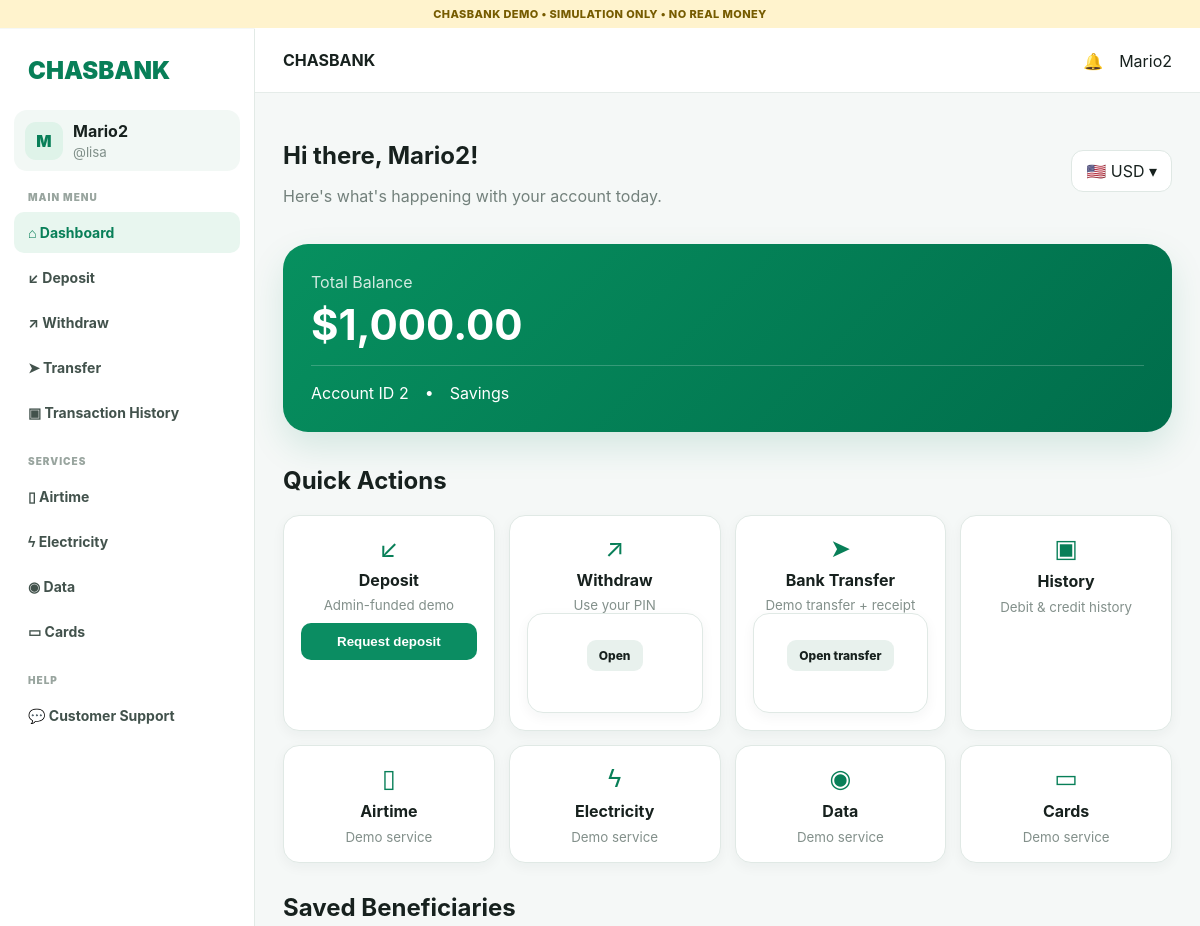
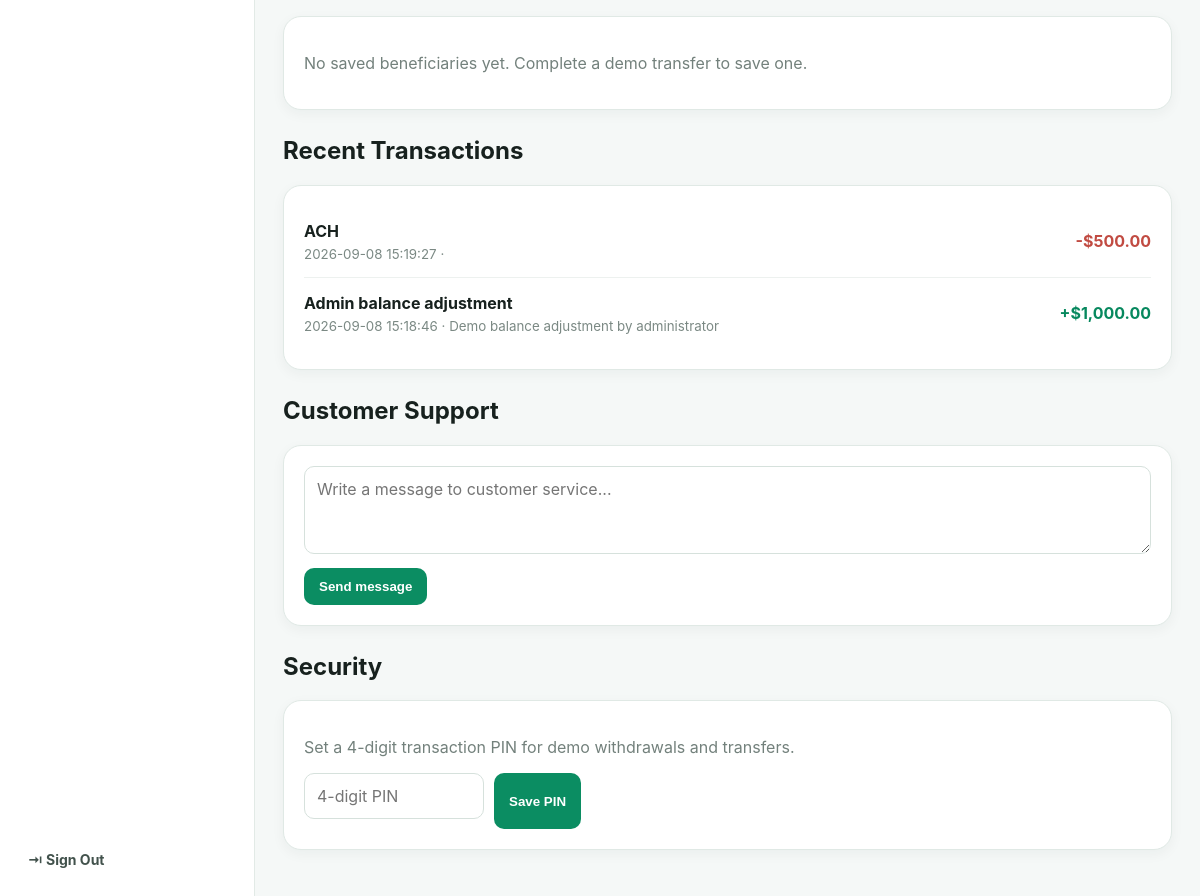
/dashboard (signed in), run on the app's committed database (2 pictures, top to bottom).
### tables this page shows
CREATE TABLE users(
      id INTEGER PRIMARY KEY AUTOINCREMENT,
      username TEXT UNIQUE NOT NULL,
      name TEXT NOT NULL,
      password_hash TEXT NOT NULL,
      pin_hash TEXT,
      balance REAL NOT NULL DEFAULT 0,
      status TEXT NOT NULL DEFAULT 'active',
      created_at TEXT NOT NULL
    );

CREATE TABLE transactions(
      id INTEGER PRIMARY KEY AUTOINCREMENT,
      user_id INTEGER NOT NULL,
      kind TEXT NOT NULL,
      amount REAL NOT NULL,
      direction TEXT NOT NULL,
      status TEXT NOT NULL DEFAULT 'completed',
      note TEXT,
      created_at TEXT NOT NULL
    );

### app.py (the view)
@app.route("/dashboard")
def dashboard():
    if not login_required(): return redirect(url_for("login"))
    u = user()
    if u and u["username"] == "admin": return redirect(url_for("admin"))
    c = conn()
    tx = c.execute("SELECT * FROM transactions WHERE user_id=? ORDER BY id DESC LIMIT 8", (u["id"],)).fetchall()
    msgs = c.execute("SELECT * FROM messages WHERE user_id=? ORDER BY id DESC LIMIT 8", (u["id"],)).fetchall()
    beneficiaries = c.execute("SELECT * FROM beneficiaries WHERE user_id=? ORDER BY id DESC", (u["id"],)).fetchall()
    c.close()
    return render_template("dashboard.html", tx=tx, msgs=msgs, beneficiaries=beneficiaries, banks=DEMO_BANKS)

### app.py (called while the page is built)
def conn():
    c = sqlite3.connect(DB)
    c.row_factory = sqlite3.Row
    return c

def user():
    uid = session.get("uid")
    if not uid:
        return None
    c = conn(); u = c.execute("SELECT * FROM users WHERE id=?", (uid,)).fetchone(); c.close()
    return u

@app.context_processor
def inject():
    return {"user": user()}

def login_required():
    return user() is not None

### templates/dashboard.html (shortened to what this page needs)
{% set show_app = true %}
{% extends "base.html" %}{% block content %}
<div class="welcome"><div><h1>Hi there, {{user["name"]}}!</h1><p class="muted">Here's what's happening with your account today.</p></div><div class="currency">🇺🇸 USD ▾</div></div>
<div class="balance"><span>Total Balance</span><strong>${{"{:,.2f}".format(user["balance"])}}</strong><div class="acct">Account ID {{user["id"]}}　•　Savings</div></div>
<h2>Quick Actions</h2>
<div class="actions">
<div class="action-card" id="deposit"><div class="action-icon">↙</div><b>Deposit</b><small>Admin-funded demo</small><form method="post" action="/action/deposit"><button class="btn full">Request deposit</button></form></div>
<div class="action-card" id="withdraw"><div class="action-icon">↗</div><b>Withdraw</b><small>Use your PIN</small><details><summary class="mini">Open</summary></details></div>
<div class="action-card" id="transfer"><div class="action-icon">➤</div><b>Bank Transfer</b><small>Demo transfer + receipt</small><details><summary class="mini">Open transfer</summary></details></div>
<a class="actionlink" href="/history"><div class="action-icon">▣</div><b>History</b><small>Debit & credit history</small></a>
<a class="actionlink" href="#support"><div class="action-icon">▯</div><b>Airtime</b><small>Demo service</small></a><a class="actionlink" href="#support"><div class="action-icon">ϟ</div><b>Electricity</b><small>Demo service</small></a><a class="actionlink" href="#support"><div class="action-icon">◉</div><b>Data</b><small>Demo service</small></a><a class="actionlink" href="#support"><div class="action-icon">▭</div><b>Cards</b><small>Demo service</small></a>
</div>
<h2>Saved Beneficiaries</h2><div class="card">{% for b in beneficiaries %}<div class="row"><div><b>{{b["beneficiary_name"]}}</b><small>{{b["bank_name"]}} · Routing {{b["routing_code"]}} · A/C {{b["account_number"]}}</small></div><form method="post" action="/beneficiary/delete/{{b['id']}}"><button class="danger">Remove</button></form></div>{% else %}<p class="muted">No saved beneficiaries yet. Complete a demo transfer to save one.</p>{% endfor %}</div>
<h2>Recent Transactions</h2><div class="card">{% for t in tx %}<div class="row"><div><b>{{t["kind"]}}</b><small>{{t["created_at"]}} · {{t["note"]}}</small></div><strong class="{{t['direction']}}">{{"+" if t["direction"]=="credit" else "-"}}${{"{:,.2f}".format(t["amount"])}}</strong></div>{% else %}<p class="muted">No transactions yet.</p>{% endfor %}</div>
<h2 id="support">Customer Support</h2><div class="card"><form method="post" action="/support"><textarea name="body" placeholder="Write a message to customer service..." required></textarea><button class="btn">Send message</button></form></div>
<h2>Security</h2><div class="card"><p class="muted">Set a 4-digit transaction PIN for demo withdrawals and transfers.</p><form method="post" action="/set-pin" class="pin"><input name="pin" inputmode="numeric" maxlength="4" placeholder="4-digit PIN" required><button class="btn">Save PIN</button></form></div>
{% endblock %}

### templates/base.html
<!doctype html><html><head><meta name="viewport" content="width=device-width,initial-scale=1"><title>CHASBANK</title>
<link rel="stylesheet" href="{{url_for('static',filename='style.css')}}"></head><body>
<div class="demo">CHASBANK DEMO • SIMULATION ONLY • NO REAL MONEY</div>
{% if user %}
<div class="shell"><aside class="sidebar">
<div class="logo">CHASBANK</div><div class="profile"><div class="avatar">{{user["name"][0]|upper}}</div><div><b>{{user["name"]}}</b><small>@{{user["username"]}}</small></div></div>
<div class="label">MAIN MENU</div>
{% if user["username"]=="admin" %}<a class="nav active" href="/admin">⌂ Admin Dashboard</a><a class="nav" href="/admin#customers">👥 Registered Customers</a><a class="nav" href="/admin#generate">＋ Generate Funds</a><a class="nav" href="/admin#transactions">▣ Customer History</a><a class="nav" href="/admin#transfers">➤ Transfers & Receipts</a><div class="label">SUPPORT</div><a class="nav" href="/admin#support">💬 Customer Service</a>{% else %}<a class="nav active" href="/dashboard">⌂ Dashboard</a><a class="nav" href="/dashboard#deposit">↙ Deposit</a><a class="nav" href="/dashboard#withdraw">↗ Withdraw</a><a class="nav" href="/dashboard#transfer">➤ Transfer</a><a class="nav" href="/history">▣ Transaction History</a><div class="label">SERVICES</div><a class="nav" href="/dashboard">▯ Airtime</a><a class="nav" href="/dashboard">ϟ Electricity</a><a class="nav" href="/dashboard">◉ Data</a><a class="nav" href="/dashboard">▭ Cards</a><div class="label">HELP</div><a class="nav" href="/dashboard#support">💬 Customer Support</a>{% endif %}
<div class="bottom"><a class="nav" href="/logout">⇥ Sign Out</a></div></aside>
<section class="content"><header class="top"><button class="hamb" onclick="document.querySelector('.sidebar').classList.toggle('open')">☰</button><b>CHASBANK</b><span>🔔　{{user["name"]}}</span></header>
{% else %}<nav class="public"><b>CHASBANK</b><a href="/login">Sign in</a><a class="public-signup" href="/signup">Create account</a></nav><section class="content public-content">{% endif %}
<main>{% with m=get_flashed_messages() %}{% if m %}<div class="flash">{{m[0]}}</div>{% endif %}{% endwith %}{% block content %}{% endblock %}</main></section></div>
</body></html>

### static/style.css (style rules this page uses)
* { box-sizing:border-box }
body { margin:0;font-family:Inter,Arial,sans-serif;background:#f5f8f7;color:#17211e }
.demo { text-align:center;background:#fff3cd;color:#765b00;font-size:11px;font-weight:800;padding:7px;letter-spacing:.4px;position:relative;z-index:30 }
.shell { min-height:calc(100vh - 29px) }
.sidebar { position:fixed;top:29px;bottom:0;width:255px;background:#fff;border-right:1px solid #e2eae6;padding:22px 14px;display:flex;flex-direction:column;z-index:20 }
.logo { font-size:24px;font-weight:900;color:#087f58;padding:5px 14px 25px }
.profile { display:flex;align-items:center;gap:10px;background:#f2f8f5;padding:11px;border-radius:13px }
.profile small { display:block;color:#81908a;margin-top:3px }
.avatar { width:38px;height:38px;border-radius:11px;background:#dff3e9;color:#087f58;display:grid;place-items:center;font-weight:900 }
.label { font-size:10px;letter-spacing:1px;font-weight:900;color:#99a59f;padding:20px 14px 7px }
.nav { display:block;text-decoration:none;color:#42524c;padding:12px 14px;border-radius:10px;margin:2px 0;font-weight:700;font-size:14px }
.nav:hover,.nav.active { background:#e8f6ef;color:#087f58 }
.bottom { margin-top:auto }
.content { margin-left:255px }
.top { height:65px;background:#fff;border-bottom:1px solid #e5ece9;display:flex;align-items:center;justify-content:space-between;padding:0 28px }
main { max-width:1160px;margin:auto;padding:28px }
.welcome { display:flex;justify-content:space-between;align-items:center }
.welcome h1 { margin-bottom:5px }
.currency { background:#fff;border:1px solid #dfe8e4;border-radius:12px;padding:10px 14px }
.muted { color:#73817c }
.balance { background:linear-gradient(135deg,#07905f,#006d4b);color:white;border-radius:25px;padding:28px;margin:22px 0 34px;box-shadow:0 15px 35px #0b7f5b22 }
.balance span,.balance small { display:block;opacity:.82 }
.balance strong { font-size:42px;display:block;margin:7px 0 }
.acct { border-top:1px solid #ffffff33;padding-top:14px;margin-top:15px }
.actions { display:grid;grid-template-columns:repeat(4,1fr);gap:14px;margin-bottom:30px }
.actions details,.actionlink { background:#fff;border:1px solid #e0e9e5;border-radius:16px;padding:17px;text-align:center;min-height:100px;box-shadow:0 4px 13px #102b220c;text-decoration:none;color:#17211e }
.actions summary { list-style:none;cursor:pointer }
.actions b,.actions small,.actionlink b,.actionlink small { display:block;margin-top:8px }
.actions small,.actionlink small { color:#83908b }
.card { background:#fff;border:1px solid #e0e9e5;border-radius:18px;padding:20px;margin-bottom:26px;box-shadow:0 4px 13px #102b220c }
.row,.adminrow { display:flex;justify-content:space-between;align-items:center;gap:15px;padding:15px 0;border-bottom:1px solid #edf1ef }
.row:last-child,.adminrow:last-child { border-bottom:0 }
.row small,.adminrow small,.message small,.msg small { display:block;color:#7b8984;margin-top:5px }
.credit { color:#07885e }
.debit { color:#c14b42 }
.btn,.secondary,.danger { border:0;border-radius:10px;padding:11px 15px;font-weight:800;cursor:pointer }
.btn { background:#0b8d62;color:white }
input,textarea { width:100%;padding:12px;border:1px solid #d6e1dc;border-radius:10px;font:inherit;margin-bottom:10px }
textarea { min-height:88px }
.pin { display:flex;gap:10px }
.pin input { max-width:180px }
.action-card { background:#fff;border:1px solid #e0e9e5;border-radius:16px;padding:17px;text-align:center;min-height:150px;box-shadow:0 4px 13px #102b220c }
.action-card>b,.action-card>small { display:block;margin-top:7px }
.action-card small { color:#83908b }
.action-icon { font-size:25px;margin-bottom:4px;color:#087f58 }
.action-card form { margin-top:10px }
.full { width:100% }
.mini { display:inline-block;cursor:pointer;margin-top:9px;background:#e8f1ed;padding:8px 12px;border-radius:9px;font-size:12px;font-weight:800 }
.actionlink { display:block }
.action-card { scroll-margin-top:20px }

### data on the page
users: name "M", name "Mario2", username "lisa", balance "1,000.00", id "2"
transactions: kind "ACH", created_at "2026-09-08 15:19:27", direction "-", amount "500.00"
transactions: kind "Admin balance adjustment", created_at "2026-09-08 15:18:46", note "Demo balance adjustment by administrator", direction "+", amount "1,000.00"
